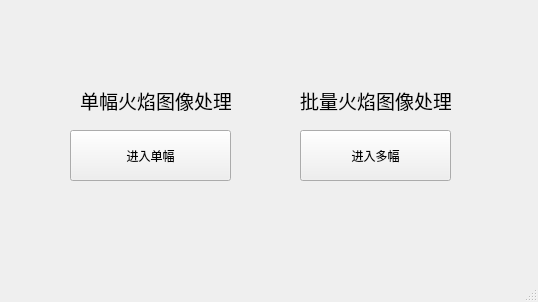
<?xml version="1.0" encoding="UTF-8"?>
<ui version="4.0">
 <class>mainWindow</class>
 <widget class="QMainWindow" name="mainWindow">
  <property name="geometry">
   <rect>
    <x>0</x>
    <y>0</y>
    <width>538</width>
    <height>302</height>
   </rect>
  </property>
  <property name="windowTitle">
   <string>火焰体积/表面积计算</string>
  </property>
  <property name="accessibleName">
   <string/>
  </property>
  <widget class="QWidget" name="centralwidget">
   <widget class="QLabel" name="label">
    <property name="geometry">
     <rect>
      <x>80</x>
      <y>80</y>
      <width>151</width>
      <height>41</height>
     </rect>
    </property>
    <property name="font">
     <font>
      <family>Agency FB</family>
      <pointsize>14</pointsize>
     </font>
    </property>
    <property name="text">
     <string>单幅火焰图像处理</string>
    </property>
   </widget>
   <widget class="QLabel" name="label_2">
    <property name="geometry">
     <rect>
      <x>300</x>
      <y>90</y>
      <width>151</width>
      <height>21</height>
     </rect>
    </property>
    <property name="font">
     <font>
      <family>Agency FB</family>
      <pointsize>14</pointsize>
     </font>
    </property>
    <property name="text">
     <string>批量火焰图像处理</string>
    </property>
   </widget>
   <widget class="QPushButton" name="pushButton">
    <property name="geometry">
     <rect>
      <x>70</x>
      <y>130</y>
      <width>161</width>
      <height>51</height>
     </rect>
    </property>
    <property name="text">
     <string>进入单幅</string>
    </property>
   </widget>
   <widget class="QPushButton" name="pushButton_2">
    <property name="geometry">
     <rect>
      <x>300</x>
      <y>130</y>
      <width>151</width>
      <height>51</height>
     </rect>
    </property>
    <property name="text">
     <string>进入多幅</string>
    </property>
   </widget>
  </widget>
  <widget class="QStatusBar" name="statusbar"/>
 </widget>
 <resources/>
 <connections>
  <connection>
   <sender>pushButton</sender>
   <signal>clicked()</signal>
   <receiver>mainWindow</receiver>
   <slot>show_single()</slot>
   <hints>
    <hint type="sourcelabel">
     <x>150</x>
     <y>165</y>
    </hint>
    <hint type="destinationlabel">
     <x>139</x>
     <y>218</y>
    </hint>
   </hints>
  </connection>
  <connection>
   <sender>pushButton_2</sender>
   <signal>clicked()</signal>
   <receiver>mainWindow</receiver>
   <slot>show_many()</slot>
   <hints>
    <hint type="sourcelabel">
     <x>360</x>
     <y>157</y>
    </hint>
    <hint type="destinationlabel">
     <x>375</x>
     <y>223</y>
    </hint>
   </hints>
  </connection>
 </connections>
 <slots>
  <slot>show_single()</slot>
  <slot>show_many()</slot>
 </slots>
</ui>
